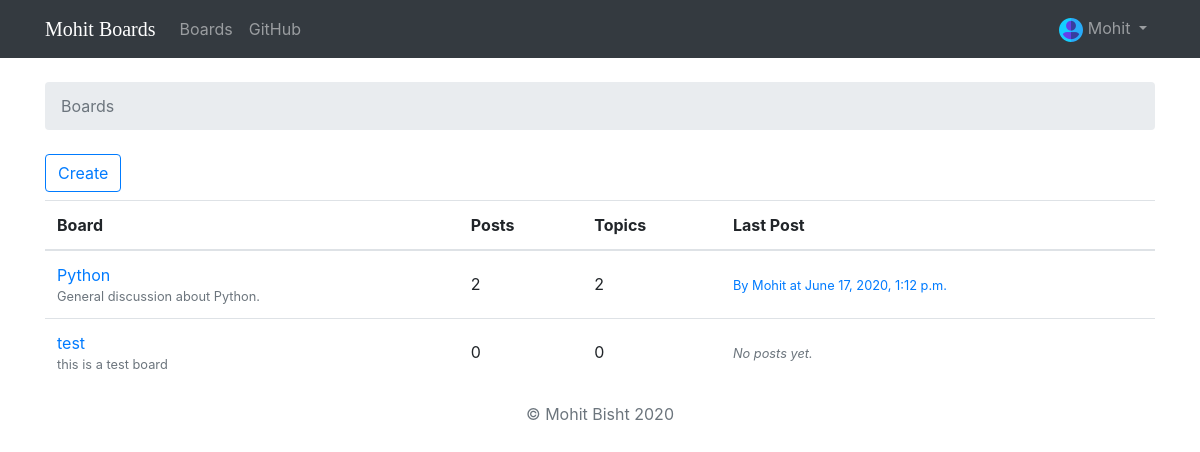
The page / (signed in) on the database as committed earlier.
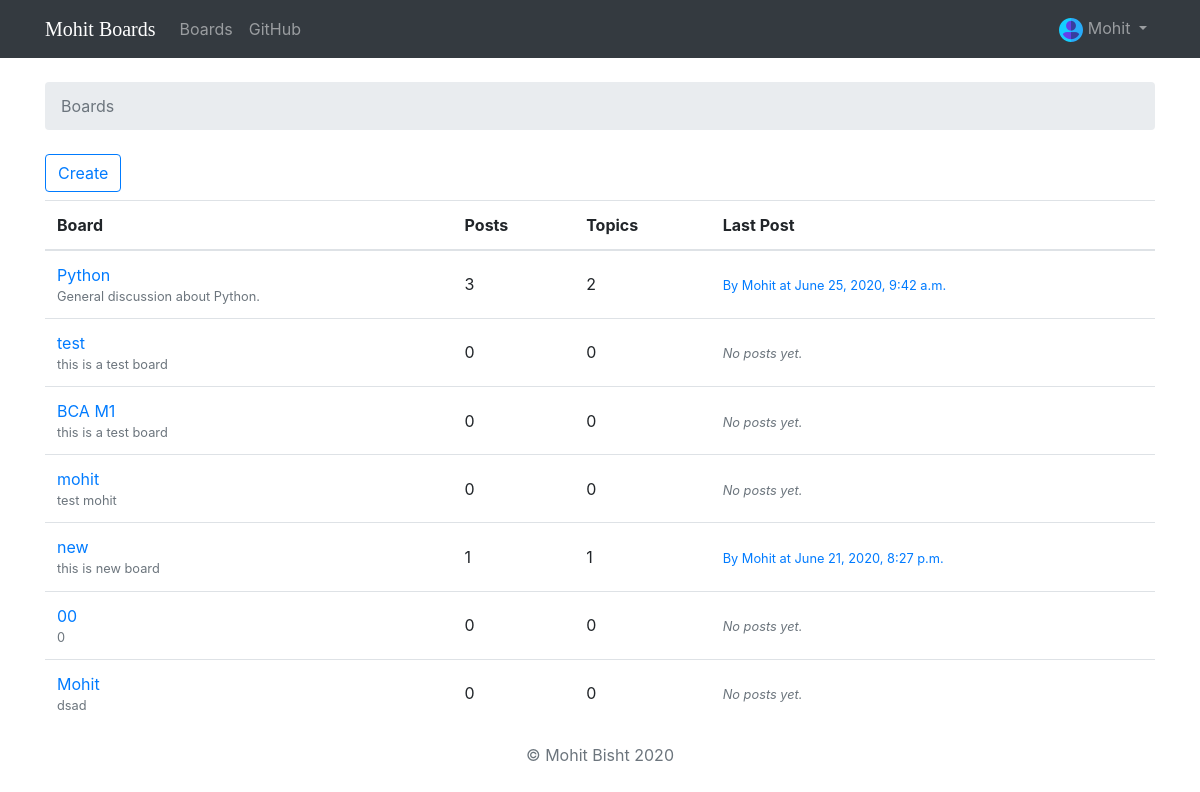
The same page on the database as committed later.
### chatsite/models.py (models this page shows, shortened)
class Board(models.Model):
    name = models.CharField(max_length=30, unique=True)
    description = models.CharField(max_length=100)
    def get_posts_count(self):
        return Post.objects.filter(topic__board=self).count()
    def get_last_post(self):
        return Post.objects.filter(topic__board=self).order_by('-created_at').first()

class Post(models.Model):
    message = models.TextField(max_length=4000)
    topic = models.ForeignKey(Topic, on_delete=models.CASCADE, related_name='posts')
    created_at = models.DateTimeField(auto_now_add=True)
    updated_at = models.DateTimeField(null=True)
    created_by = models.ForeignKey(User, on_delete=models.CASCADE, related_name='posts')
    updated_by = models.ForeignKey(User, on_delete=models.CASCADE, null=True, related_name='+')

### chatsite/views.py (the view)
# urls.py: url(r'^$', views.BoardListView.as_view(), name='home'),
class BoardListView(ListView):
        model = Board
        context_object_name = 'boards'
        template_name = 'home.html'

### templates/home.html
{% extends 'base.html' %}
{% block breadcrumb %}
  <li class="breadcrumb-item active">Boards</li>
{% endblock %}
{% block content %}
<a class="btn btn-outline-primary mb-2" href="{% url 'board_form' %}">Create</a>
  <table class="table">
    <thead class="thead-inverse">
      <tr>
        <th>Board</th>
        <th>Posts</th>
        <th>Topics</th>
        <th>Last Post</th>
      </tr>
    </thead>
    <tbody>
      {% for board in boards %}
        <tr>
          <td>
            <a href="{% url 'board_topics' board.pk %}">{{ board.name }}</a>
            <small class="text-muted d-block">{{ board.description }}</small>
          </td>
          <td class="align-middle">
            {{ board.get_posts_count }}
          </td>
          <td class="align-middle">
            {{ board.topics.count }}
          </td>
          <td class="align-middle">
            {% with post=board.get_last_post %}
            {% if post %}
              <small>
                <a href="{% url 'topic_posts' board.pk post.topic.pk %}">
                  By {{ post.created_by.username }} at {{ post.created_at }}
                </a>
              </small>
            {% else %}
              <small class="text-muted">
                <em>No posts yet.</em>
              </small>
            {% endif %}
          {% endwith %}
          </td>
        </tr>
      {% endfor %}
    </tbody>
  </table>
{% endblock %}

### templates/base.html (shortened to what this page needs)
{% load static %}<!DOCTYPE html>
<html>
  <head>
    <link rel="stylesheet" href="{% static 'css/bootstrap.min.css' %}">
    <link rel="stylesheet" href="{% static 'css/app.css' %}">
  </head>
  <body>
    {% block body %}
      <div class="wrapper">
        <nav class="navbar navbar-expand-sm navbar-dark bg-dark">
          <div class="container">
            <a class="navbar-brand" href="{% url 'home' %}">Mohit Boards</a>
            <div class="collapse navbar-collapse" id="mainMenu">
              <ul class="navbar-nav">
                <li class="nav-item">
                  <a class="nav-link" href="{% url 'home' %}">Boards</a>
                </li>
                <li class="nav-item">
                  <a class="nav-link" href="https://github.com/Mohitb07/mohitboard" target="_blank" rel="noopener">GitHub</a>
                </li>
              </ul>
              {% if user.is_authenticated %}
                <ul class="navbar-nav ml-auto">
                  <li class="nav-item dropdown">
                    <a class="nav-link dropdown-toggle" href="#" id="userMenu" data-toggle="dropdown" aria-haspopup="true" aria-expanded="false">
                     <span><img src="{% static 'img/new-user2.png' %}" alt=""/></span> {{ user.username }}
                    </a>
                  </li>
                </ul>
              {% else %}
                <form class="form-inline ml-auto">
                  <a href="{% url 'login' %}" class="btn btn-outline-warning">Log in</a>
                  <a href="{% url 'signup' %}" class="btn btn-primary ml-2">Sign up</a>
                </form>
              {% endif %}
            </div>
          </div>
        </nav>
        <div class="container">
          <ol class="breadcrumb my-4">
            {% block breadcrumb %}
            {% endblock %}
          </ol>
          {% if user.is_authenticated %}
          {% block content %}
          {% endblock %}
          {% else %}
          <div class="container-fluid jumbotron">
            <p class="lead">Please Login first to view the latest post 😊</p>
          </div>
          {% endif %}
        </div>
      </div>
      <footer class="text-muted">
        <div class="container text-center">
          <p>&COPY; Mohit Bisht {% now "Y" %}</p>
        </div>
      </footer>
    {% endblock body %}
  </body>
</html>

### static/css/app.css (style rules this page uses)
.navbar-brand { font-family: 'Lobster', cursive; }

Rows that differ between the two databases and show on the page:
computed for Board "Python": get_posts_count "2" → "3"; get_last_post.created_at "June 17, 2020, 1:12 p.m." → "June 25, 2020, 9:42 a.m."
added Board: name "BCA M1", description "this is a test board", get_posts_count "0", topics.count "0", shows "No posts yet."
added Board: name "mohit", description "test mohit", get_posts_count "0", topics.count "0", shows "No posts yet."
added Board: name "new", description "this is new board", get_posts_count "1", topics.count "1", get_last_post.created_by.username "Mohit", get_last_post.created_at "June 21, 2020, 8:27 p.m."
added Board: name "00", description "0", get_posts_count "0", topics.count "0", shows "No posts yet."
added Board: name "Mohit", description "dsad", get_posts_count "0", topics.count "0", shows "No posts yet."
